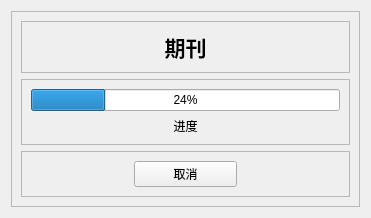
<?xml version="1.0" encoding="UTF-8"?>
<ui version="4.0">
 <class>Form</class>
 <widget class="QWidget" name="Form">
  <property name="geometry">
   <rect>
    <x>0</x>
    <y>0</y>
    <width>371</width>
    <height>197</height>
   </rect>
  </property>
  <property name="windowTitle">
   <string>Form</string>
  </property>
  <layout class="QVBoxLayout" name="verticalLayout">
   <item>
    <widget class="QFrame" name="frame">
     <property name="frameShape">
      <enum>QFrame::StyledPanel</enum>
     </property>
     <property name="frameShadow">
      <enum>QFrame::Raised</enum>
     </property>
     <layout class="QVBoxLayout" name="verticalLayout_2">
      <item>
       <widget class="QFrame" name="frame_2">
        <property name="frameShape">
         <enum>QFrame::StyledPanel</enum>
        </property>
        <property name="frameShadow">
         <enum>QFrame::Raised</enum>
        </property>
        <layout class="QVBoxLayout" name="verticalLayout_3">
         <item>
          <widget class="QLabel" name="label">
           <property name="sizePolicy">
            <sizepolicy hsizetype="Expanding" vsizetype="Preferred">
             <horstretch>0</horstretch>
             <verstretch>0</verstretch>
            </sizepolicy>
           </property>
           <property name="text">
            <string>&lt;html&gt;&lt;head/&gt;&lt;body&gt;&lt;p align=&quot;center&quot;&gt;&lt;span style=&quot; font-size:16pt; font-weight:600;&quot;&gt;期刊&lt;/span&gt;&lt;/p&gt;&lt;/body&gt;&lt;/html&gt;</string>
           </property>
          </widget>
         </item>
        </layout>
       </widget>
      </item>
      <item>
       <widget class="QFrame" name="frame_4">
        <property name="frameShape">
         <enum>QFrame::StyledPanel</enum>
        </property>
        <property name="frameShadow">
         <enum>QFrame::Raised</enum>
        </property>
        <layout class="QVBoxLayout" name="verticalLayout_4">
         <item>
          <widget class="QProgressBar" name="progressBar">
           <property name="value">
            <number>24</number>
           </property>
          </widget>
         </item>
         <item>
          <widget class="QLabel" name="label_2">
           <property name="sizePolicy">
            <sizepolicy hsizetype="Preferred" vsizetype="MinimumExpanding">
             <horstretch>0</horstretch>
             <verstretch>0</verstretch>
            </sizepolicy>
           </property>
           <property name="text">
            <string>&lt;html&gt;&lt;head/&gt;&lt;body&gt;&lt;p align=&quot;center&quot;&gt;进度&lt;/p&gt;&lt;/body&gt;&lt;/html&gt;</string>
           </property>
          </widget>
         </item>
        </layout>
       </widget>
      </item>
      <item>
       <widget class="QFrame" name="frame_3">
        <property name="frameShape">
         <enum>QFrame::StyledPanel</enum>
        </property>
        <property name="frameShadow">
         <enum>QFrame::Raised</enum>
        </property>
        <layout class="QHBoxLayout" name="horizontalLayout">
         <item>
          <spacer name="horizontalSpacer">
           <property name="orientation">
            <enum>Qt::Horizontal</enum>
           </property>
           <property name="sizeHint" stdset="0">
            <size>
             <width>97</width>
             <height>20</height>
            </size>
           </property>
          </spacer>
         </item>
         <item>
          <widget class="QPushButton" name="pushButton">
           <property name="sizePolicy">
            <sizepolicy hsizetype="Expanding" vsizetype="Minimum">
             <horstretch>0</horstretch>
             <verstretch>0</verstretch>
            </sizepolicy>
           </property>
           <property name="text">
            <string>取消</string>
           </property>
          </widget>
         </item>
         <item>
          <spacer name="horizontalSpacer_2">
           <property name="orientation">
            <enum>Qt::Horizontal</enum>
           </property>
           <property name="sizeHint" stdset="0">
            <size>
             <width>97</width>
             <height>20</height>
            </size>
           </property>
          </spacer>
         </item>
        </layout>
       </widget>
      </item>
     </layout>
    </widget>
   </item>
  </layout>
 </widget>
 <resources/>
 <connections/>
</ui>
